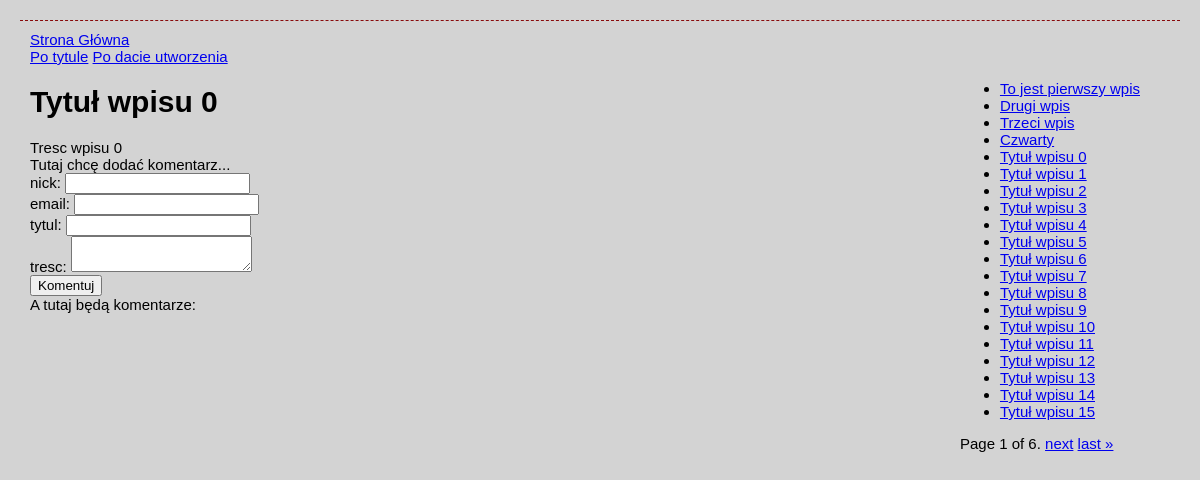
The app's page /blog/wpisy/5?page= with its own data.
### blog/models.py (models this page shows, shortened)
class TimestampModel(models.Model):
    created = models.DateTimeField(auto_now_add=True)
    modified = models.DateTimeField(auto_now=True)
    class Meta:
        abstract = True

class Wpis(TimestampModel):
    tytul = models.CharField(max_length=200)
    tresc = models.TextField()
    tagi = models.ManyToManyField(Tag, blank=True)
    class Meta:
        verbose_name_plural = "Wpisy"

### blog/views.py (the view, shortened to what this page needs)
# urls.py: path('blog/wpisy/<id_wpisu>', details, name='szczegoly-wpisu'),
def details(request, id_wpisu):
    errors = ""
    wpis = Wpis.objects.get(pk=id_wpisu)
    tagi = wpis.tagi.all()
    wpisy = Wpis.objects.all()
    paginator = Paginator(wpisy, 20)  # pokaż 1 wpisie na stronie
    page = request.GET.get('page')
    wpisy = paginator.get_page(page)
    return render(
        request=request,
        template_name='blog/index.html',
        context={
            'wybrany_wpis': wpis,
            'wpisy': wpisy,
            'page': page,
            'tagi': tagi,
            'errors': errors
        }
    )

### blog/templates/blog/index.html (shortened to what this page needs)
{% extends 'base.html' %}
{% block lista_wpisow %}
<div class="filters">
    <a href="{% url 'wpisy-main' %}?orderby=tytul">Po tytule</a>
    <a href="{% url 'wpisy-main' %}?orderby=created">Po dacie utworzenia</a>
</div>
<div class="sidebar">
    <div class="lista_wpisow">
        <ul>
            {% for wpis in wpisy %}
            <li><a href="{% url 'szczegoly-wpisu' id_wpisu=wpis.id %}?page={{page}}">{{ wpis.tytul }}</a></li>
            {% endfor %}
        </ul>
    </div>
    <div class="pagination">
        <span class="step-links">
            <span class="current">
                Page {{ wpisy.number }} of {{ wpisy.paginator.num_pages }}.
            </span>
            {% if wpisy.has_next %}
                <a href="?page={{ wpisy.next_page_number }}">next</a>
                <a href="?page={{ wpisy.paginator.num_pages }}">last &raquo;</a>
            {% endif %}
        </span>
    </div>
</div>
{% endblock %}
{% block wpis %}
<div class="wpis">
    <h1>{{ wybrany_wpis.tytul }}</h1>
    <div class="tresc_wpisu">{{ wybrany_wpis.tresc }}</div>
</div>
Tutaj chcę dodać komentarz...
<form method="POST" action="{% url 'szczegoly-wpisu' id_wpisu=wybrany_wpis.id %}">
    nick: <input type="text" name="nick"><br>
    email: <input type="text" name="email"><br>
    tytul: <input type="text" name="tytul"><br>
    tresc: <textarea name="tresc"></textarea><br>
    <button type="submit">Komentuj</button>
</form>
A tutaj będą komentarze:
{% endblock %}

### blog/static/blog/style.css (style rules this page uses)
body { margin: 20px; padding: 10px; background-color: lightgray; font: 15px 'Trebuchet MS', Arial, Helvetica, sanf-serif; color: black; border-top: 1px #880a0b dashed; }
.sidebar { float: right; padding-right: 30px; }

### records on screen
Wpis: tytul "To jest pierwszy wpis"
Wpis: tytul "Drugi wpis"
Wpis: tytul "Trzeci wpis"
Wpis: tytul "Czwarty"
Wpis: tytul "Tytuł wpisu 0", tresc "Tresc wpisu 0"
Wpis: tytul "Tytuł wpisu 1"
Wpis: tytul "Tytuł wpisu 2"
Wpis: tytul "Tytuł wpisu 3"
Wpis: tytul "Tytuł wpisu 4"
Wpis: tytul "Tytuł wpisu 5"
Wpis: tytul "Tytuł wpisu 6"
Wpis: tytul "Tytuł wpisu 7"
Wpis: tytul "Tytuł wpisu 8"
Wpis: tytul "Tytuł wpisu 9"
Wpis: tytul "Tytuł wpisu 10"
Wpis: tytul "Tytuł wpisu 11"
Wpis: tytul "Tytuł wpisu 12"
Wpis: tytul "Tytuł wpisu 13"
Wpis: tytul "Tytuł wpisu 14"
Wpis: tytul "Tytuł wpisu 15"

### other values on screen
{{ wpisy.number }} "1"
{{ wpisy.paginator.num_pages }} "6"
